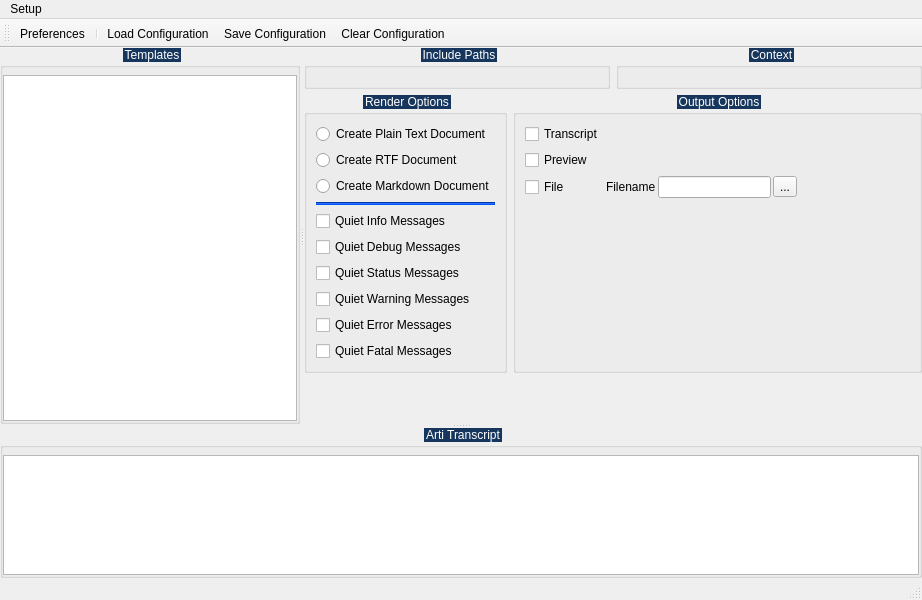
<?xml version="1.0" encoding="UTF-8"?>
<ui version="4.0">
 <class>MainPage</class>
 <widget class="QMainWindow" name="MainPage">
  <property name="geometry">
   <rect>
    <x>0</x>
    <y>0</y>
    <width>922</width>
    <height>600</height>
   </rect>
  </property>
  <property name="windowTitle">
   <string>MainWindow</string>
  </property>
  <widget class="QWidget" name="centralwidget">
   <layout class="QVBoxLayout" name="verticalLayout_5">
    <property name="leftMargin">
     <number>0</number>
    </property>
    <property name="topMargin">
     <number>0</number>
    </property>
    <property name="rightMargin">
     <number>0</number>
    </property>
    <property name="bottomMargin">
     <number>0</number>
    </property>
    <item>
     <widget class="QSplitter" name="splitter_2">
      <property name="orientation">
       <enum>Qt::Orientation::Vertical</enum>
      </property>
      <widget class="QSplitter" name="splitter">
       <property name="orientation">
        <enum>Qt::Orientation::Horizontal</enum>
       </property>
       <widget class="QGroupBox" name="templatesGroup">
        <property name="styleSheet">
         <string notr="true">QGroupBox::title  {
    subcontrol-origin: margin;
    subcontrol-position: top center;
    padding: 4px 8000px 4px 8000px;
    background-color: #FF17365D;
    color: rgb(255, 255, 255);
}</string>
        </property>
        <property name="title">
         <string>Templates</string>
        </property>
        <layout class="QVBoxLayout" name="verticalLayout_3">
         <property name="spacing">
          <number>0</number>
         </property>
         <property name="leftMargin">
          <number>0</number>
         </property>
         <property name="topMargin">
          <number>7</number>
         </property>
         <property name="rightMargin">
          <number>0</number>
         </property>
         <property name="bottomMargin">
          <number>0</number>
         </property>
         <item>
          <widget class="TemplateList" name="templates">
           <property name="contextMenuPolicy">
            <enum>Qt::ContextMenuPolicy::CustomContextMenu</enum>
           </property>
           <property name="showDropIndicator" stdset="0">
            <bool>false</bool>
           </property>
           <property name="columnCount">
            <number>1</number>
           </property>
           <attribute name="headerVisible">
            <bool>false</bool>
           </attribute>
           <column>
            <property name="text">
             <string notr="true">1</string>
            </property>
           </column>
          </widget>
         </item>
        </layout>
       </widget>
       <widget class="QWidget" name="layoutWidget">
        <layout class="QVBoxLayout" name="verticalLayout_7">
         <item>
          <layout class="QHBoxLayout" name="horizontalLayout">
           <item>
            <widget class="QGroupBox" name="groupBox">
             <property name="styleSheet">
              <string notr="true">QGroupBox::title  {
    subcontrol-origin: margin;
    subcontrol-position: top center;
    padding: 4px 8000px 4px 8000px;
    background-color: #FF17365D;
    color: rgb(255, 255, 255);
}</string>
             </property>
             <property name="title">
              <string>Include Paths</string>
             </property>
             <property name="alignment">
              <set>Qt::AlignmentFlag::AlignCenter</set>
             </property>
             <layout class="QVBoxLayout" name="verticalLayout">
              <item>
               <widget class="commonLib::IncludePath" name="incpaths" native="true"/>
              </item>
             </layout>
            </widget>
           </item>
           <item>
            <widget class="QGroupBox" name="groupBox_2">
             <property name="styleSheet">
              <string notr="true">QGroupBox::title  {
    subcontrol-origin: margin;
    subcontrol-position: top center;
    padding: 4px 8000px 4px 8000px;
    background-color: #FF17365D;
    color: rgb(255, 255, 255);
}</string>
             </property>
             <property name="title">
              <string>Context</string>
             </property>
             <property name="alignment">
              <set>Qt::AlignmentFlag::AlignCenter</set>
             </property>
             <layout class="QVBoxLayout" name="verticalLayout_2">
              <item>
               <widget class="commonLib::Define" name="context" native="true"/>
              </item>
             </layout>
            </widget>
           </item>
          </layout>
         </item>
         <item>
          <layout class="QHBoxLayout" name="horizontalLayout_4">
           <item>
            <widget class="QGroupBox" name="renderOptionsGroup">
             <property name="autoFillBackground">
              <bool>false</bool>
             </property>
             <property name="styleSheet">
              <string notr="true">QGroupBox#renderOptionsGroup::title  {
    subcontrol-origin: margin;
    subcontrol-position: top center;
    padding: 4px 8000px 4px 8000px;
    background-color: #FF17365D;
    color: rgb(255, 255, 255);
}</string>
             </property>
             <property name="title">
              <string>Render Options</string>
             </property>
             <layout class="QVBoxLayout" name="verticalLayout_6">
              <item>
               <widget class="QRadioButton" name="plaintext">
                <property name="text">
                 <string>Create Plain Text Document</string>
                </property>
               </widget>
              </item>
              <item>
               <widget class="QRadioButton" name="rtf">
                <property name="text">
                 <string>Create RTF Document</string>
                </property>
               </widget>
              </item>
              <item>
               <widget class="QRadioButton" name="markdown">
                <property name="text">
                 <string>Create Markdown Document</string>
                </property>
               </widget>
              </item>
              <item>
               <widget class="Line" name="line">
                <property name="styleSheet">
                 <string notr="true">background-color: rgb(0, 85, 255);</string>
                </property>
                <property name="orientation">
                 <enum>Qt::Orientation::Horizontal</enum>
                </property>
               </widget>
              </item>
              <item>
               <widget class="QCheckBox" name="infoCheck">
                <property name="text">
                 <string>Quiet Info Messages</string>
                </property>
               </widget>
              </item>
              <item>
               <widget class="QCheckBox" name="debugCheck">
                <property name="text">
                 <string>Quiet Debug Messages</string>
                </property>
               </widget>
              </item>
              <item>
               <widget class="QCheckBox" name="statusCheck">
                <property name="text">
                 <string>Quiet Status Messages</string>
                </property>
               </widget>
              </item>
              <item>
               <widget class="QCheckBox" name="warningCheck">
                <property name="text">
                 <string>Quiet Warning Messages</string>
                </property>
               </widget>
              </item>
              <item>
               <widget class="QCheckBox" name="errorCheck">
                <property name="text">
                 <string>Quiet Error Messages</string>
                </property>
               </widget>
              </item>
              <item>
               <widget class="QCheckBox" name="fatalCheck">
                <property name="text">
                 <string>Quiet Fatal Messages</string>
                </property>
               </widget>
              </item>
             </layout>
            </widget>
           </item>
           <item>
            <widget class="QGroupBox" name="groupBox_4">
             <property name="autoFillBackground">
              <bool>false</bool>
             </property>
             <property name="styleSheet">
              <string notr="true">QGroupBox::title  {
    subcontrol-origin: margin;
    subcontrol-position: top center;
    padding: 4px 8000px 4px 8000px;
    background-color: #FF17365D;
    color: rgb(255, 255, 255);
}</string>
             </property>
             <property name="title">
              <string>Output Options</string>
             </property>
             <layout class="QGridLayout" name="gridLayout">
              <property name="horizontalSpacing">
               <number>2</number>
              </property>
              <item row="2" column="4">
               <spacer name="horizontalSpacer_4">
                <property name="orientation">
                 <enum>Qt::Orientation::Horizontal</enum>
                </property>
                <property name="sizeHint" stdset="0">
                 <size>
                  <width>40</width>
                  <height>20</height>
                 </size>
                </property>
               </spacer>
              </item>
              <item row="3" column="2">
               <spacer name="verticalSpacer_3">
                <property name="orientation">
                 <enum>Qt::Orientation::Vertical</enum>
                </property>
                <property name="sizeHint" stdset="0">
                 <size>
                  <width>20</width>
                  <height>40</height>
                 </size>
                </property>
               </spacer>
              </item>
              <item row="2" column="2">
               <widget class="QLineEdit" name="outfileEntry"/>
              </item>
              <item row="2" column="1">
               <widget class="QLabel" name="outfileLabel">
                <property name="text">
                 <string>Filename</string>
                </property>
               </widget>
              </item>
              <item row="2" column="0">
               <widget class="QCheckBox" name="outfileCheck">
                <property name="text">
                 <string>File</string>
                </property>
               </widget>
              </item>
              <item row="0" column="0">
               <widget class="QCheckBox" name="transcriptCheck">
                <property name="text">
                 <string>Transcript</string>
                </property>
               </widget>
              </item>
              <item row="2" column="3">
               <widget class="QToolButton" name="outfileBrowse">
                <property name="text">
                 <string>...</string>
                </property>
               </widget>
              </item>
              <item row="1" column="0">
               <widget class="QCheckBox" name="previewCheck">
                <property name="text">
                 <string>Preview</string>
                </property>
               </widget>
              </item>
             </layout>
            </widget>
           </item>
          </layout>
         </item>
         <item>
          <spacer name="verticalSpacer">
           <property name="orientation">
            <enum>Qt::Orientation::Vertical</enum>
           </property>
           <property name="sizeHint" stdset="0">
            <size>
             <width>20</width>
             <height>229</height>
            </size>
           </property>
          </spacer>
         </item>
        </layout>
       </widget>
      </widget>
      <widget class="QGroupBox" name="transcriptGroup">
       <property name="styleSheet">
        <string notr="true">QGroupBox::title  {
    subcontrol-origin: margin;
    subcontrol-position: top center;
    padding: 4px 8000px 4px 8000px;
    background-color: #FF17365D;
    color: rgb(255, 255, 255);
}</string>
       </property>
       <property name="title">
        <string>Arti Transcript</string>
       </property>
       <property name="alignment">
        <set>Qt::AlignmentFlag::AlignCenter</set>
       </property>
       <layout class="QVBoxLayout" name="verticalLayout_4">
        <property name="spacing">
         <number>6</number>
        </property>
        <property name="leftMargin">
         <number>0</number>
        </property>
        <property name="topMargin">
         <number>7</number>
        </property>
        <property name="rightMargin">
         <number>0</number>
        </property>
        <property name="bottomMargin">
         <number>0</number>
        </property>
        <item>
         <widget class="commonLib::Transcript" name="transcript"/>
        </item>
       </layout>
      </widget>
     </widget>
    </item>
   </layout>
  </widget>
  <widget class="QMenuBar" name="menubar">
   <property name="geometry">
    <rect>
     <x>0</x>
     <y>0</y>
     <width>922</width>
     <height>22</height>
    </rect>
   </property>
   <widget class="QMenu" name="menuSetup">
    <property name="title">
     <string>Setup</string>
    </property>
    <addaction name="loadAct"/>
    <addaction name="saveAct"/>
    <addaction name="clearAct"/>
    <addaction name="separator"/>
    <addaction name="preferencesAct"/>
   </widget>
   <addaction name="menuSetup"/>
  </widget>
  <widget class="QStatusBar" name="statusBar"/>
  <widget class="QToolBar" name="toolBar">
   <property name="windowTitle">
    <string>toolBar</string>
   </property>
   <property name="iconSize">
    <size>
     <width>16</width>
     <height>16</height>
    </size>
   </property>
   <attribute name="toolBarArea">
    <enum>TopToolBarArea</enum>
   </attribute>
   <attribute name="toolBarBreak">
    <bool>false</bool>
   </attribute>
   <addaction name="preferencesAct"/>
   <addaction name="separator"/>
   <addaction name="loadAct"/>
   <addaction name="saveAct"/>
   <addaction name="clearAct"/>
  </widget>
  <action name="preferencesAct">
   <property name="icon">
    <iconset resource="../../../icons/basic/basic_icons.qrc">
     <normaloff>:/basic/tools.png</normaloff>:/basic/tools.png</iconset>
   </property>
   <property name="text">
    <string>Preferences</string>
   </property>
   <property name="menuRole">
    <enum>QAction::MenuRole::NoRole</enum>
   </property>
  </action>
  <action name="loadAct">
   <property name="icon">
    <iconset resource="../../../icons/development/development_icons.qrc">
     <normaloff>:/development/dll-upload.png</normaloff>:/development/dll-upload.png</iconset>
   </property>
   <property name="text">
    <string>Load Configuration</string>
   </property>
   <property name="menuRole">
    <enum>QAction::MenuRole::NoRole</enum>
   </property>
  </action>
  <action name="saveAct">
   <property name="icon">
    <iconset resource="../../../icons/development/development_icons.qrc">
     <normaloff>:/development/dll-cloud.png</normaloff>:/development/dll-cloud.png</iconset>
   </property>
   <property name="text">
    <string>Save Configuration</string>
   </property>
   <property name="menuRole">
    <enum>QAction::MenuRole::NoRole</enum>
   </property>
  </action>
  <action name="clearAct">
   <property name="icon">
    <iconset resource="../../../icons/development/development_icons.qrc">
     <normaloff>:/development/dll-erase.png</normaloff>:/development/dll-erase.png</iconset>
   </property>
   <property name="text">
    <string>Clear Configuration</string>
   </property>
   <property name="menuRole">
    <enum>QAction::MenuRole::NoRole</enum>
   </property>
  </action>
 </widget>
 <customwidgets>
  <customwidget>
   <class>TemplateList</class>
   <extends>QTreeWidget</extends>
   <header>template_list.h</header>
  </customwidget>
  <customwidget>
   <class>commonLib::Transcript</class>
   <extends>QTextEdit</extends>
   <header>transcript.h</header>
  </customwidget>
  <customwidget>
   <class>commonLib::IncludePath</class>
   <extends>QWidget</extends>
   <header>include_path.h</header>
   <container>1</container>
  </customwidget>
  <customwidget>
   <class>commonLib::Define</class>
   <extends>QWidget</extends>
   <header>define.h</header>
   <container>1</container>
  </customwidget>
 </customwidgets>
 <resources>
  <include location="../../../icons/basic/basic_icons.qrc"/>
  <include location="../../../icons/basic/basic_icons.qrc"/>
  <include location="../../../icons/development/development_icons.qrc"/>
  <include location="../../../icons/development/development_icons.qrc"/>
 </resources>
 <connections/>
</ui>
